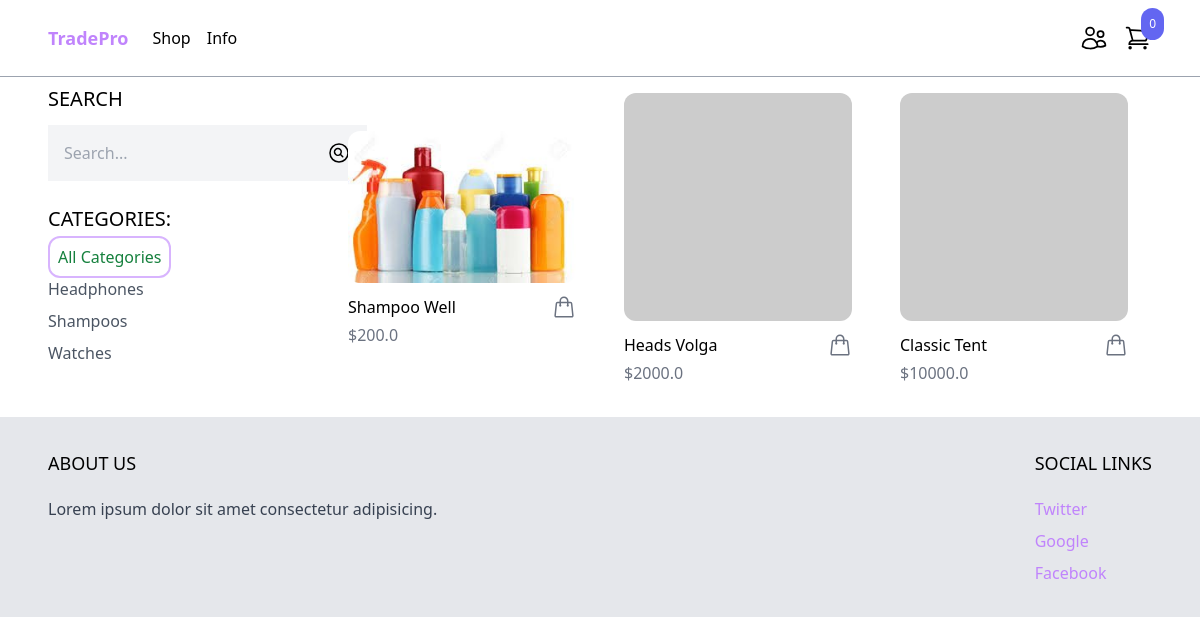
The app's page /shop/ with its own data.
### product/models.py (models this page shows, shortened)
class Category(models.Model):
    name = models.CharField(max_length = 255)
    slug = models.SlugField()
    class Meta:
        ordering = ('name',) # ordered alphabeticly
        verbose_name = 'Category'
        verbose_name_plural = 'Categories'

class Product(models.Model):
    category = models.ForeignKey(Category, related_name='products',
                                 on_delete = models.CASCADE)
    name = models.CharField(max_length=255)
    slug = models.SlugField()
    description = models.TextField(blank=True, null=True)
    price = models.IntegerField()
    created_at = models.DateTimeField(auto_now_add=True)
    image = models.ImageField(upload_to = 'uploads/', blank = True, null=True)
    thumbnail = models.ImageField(upload_to = 'uploads/', blank = True, null=True)
    class Meta:
        ordering = ('-created_at',) # ordered descending order
    def get_display_price(self):
        return self.price/100
    def get_thumbnail(self):
        if self.thumbnail:
            return self.thumbnail.url
        else:
            if self.image:
                self.thumbnail = self.make_thumbnail(self.image)
                self.save()
                return self.thumbnail.url
            else:
                return 'http://via.placeholder.com/240x240'

### core/views.py (the view)
# urls.py: path('shop/', shop, name='shop'),
def shop(request):
    categories = Category.objects.all()
    products = Product.objects.all()
    active_category = request.GET.get('category','')
    if active_category:
        products = products.filter(category__slug = active_category)
    query = request.GET.get('query','')
    if query:
        products = products.filter(Q(name__icontains=query)
                                   |Q(description__icontains=query))
    context = {
        'products':products,
        'categories':categories,
        'active_category':active_category
    }
    return render(request,'core/shop.html',
                  context)

### cart/cart.py (called while the page is built)
    def __len__(self):
        return sum(item['quantity'] for item in self.cart.values())

### cart/context_processors.py (called while the page is built)
def cart(request):
    return {'cart':Cart(request)}

### core/templates/core/shop.html (shortened to what this page needs)
{% extends 'core/base.html'%}
{% block content%}
<div class="max-w-6xl mx-auto flex flex-wrap items-start py-2 px-6 xl:px-0">
  <div class="filters w-full lg:w-1/4">
    <h3 class="mb-3 text-xl uppercase">Search</h3>
    <form method="get" action=".">
      <div class="flex">
        <input
          name="query"
          type="text"
          class="p-4 bg-gray-100 border-0"
          placeholder="Search..."
        />
        <button class="p-4 bg-gray-100 border-0">
          <svg
            xmlns="http://www.w3.org/2000/svg"
            fill="none"
            viewBox="0 0 24 24"
            stroke-width="1.5"
            stroke="currentColor"
            class="w-6 h-6"
          >
            <path
              stroke-linecap="round"
              stroke-linejoin="round"
              d="m15.75 15.75-2.489-2.489m0 0a3.375 3.375 0 1 0-4.773-4.773 3.375 3.375 0 0 0 4.774 4.774ZM21 12a9 9 0 1 1-18 0 9 9 0 0 1 18 0Z"
            />
          </svg>
        </button>
      </div>
    </form>
    <h3 class="mt-6 mb-3 text-xl uppercase">Categories:</h3>
    <ul class="space-y-2">
      <li>
        <a
          href="{% url 'shop'%}"
          class="px-2 py-2 text-green-700 border-2 border-purple-300 rounded-xl"
          >All Categories</a
        >
      </li>
      {% for category in categories %}
      <li>
        <a
          href="{% url 'shop'%}?category={{category.slug}}"
          class="{% if category.slug == active_category%} text-green-600 {% else %}text-gray-600 hover:text-green-600{% endif %}"
          >{{category.name}}</a
        >
      </li>
      {% endfor %}
    </ul>
  </div>
  <div class="products w-full lg:w-3/4 -mt-4 flex items-center flex-wrap">
    {% for product in products %}
    {% include 'product/partials/product_list_item.html' %}
    {% endfor %}
  </div>
</div>
{% endblock %}

### core/templates/core/base.html (shortened to what this page needs)
<!DOCTYPE html>
<html lang="en">
  <head>
    <script src="https://cdn.tailwindcss.com"></script>
  </head>
  <body>
    <nav class="border-b border-gray-400">
      <div
        class="max-w-6xl mx-auto py-2 px-6 xl:px-0 flex items-center justify-between"
      >
        <div class="menu-left flex items-center space-x-6">
          <a href="/" class="py-4 text-lg text-purple-400 font-semibold"
            >TradePro</a
          >
          <ul class="flex items-center space-x-4">
            <li><a href="{% url 'shop' %}">Shop</a></li>
            <li><a href="#">Info</a></li>
          </ul>
        </div>
        <div class="menu-rght flex items-center space-x-4">
          <a href="#"
            >
          </a>
          {% include 'cart/menu_cart.html' %}
        </div>
      </div>
    </nav>
    <main>
      {% block content%}{% endblock%}
    </main>
    <footer class="bg-gray-200">
      <div class="max-w-6xl mx-auto py-8 px-6 xl:px-0 md:flex justify-between">
        <div class="footer-left mb-12 md:mb-0">
          <h3 class="mb-5 uppercase text-lg">About us</h3>
          <p class="text-gray-700">
            Lorem ipsum dolor sit amet consectetur adipisicing.
          </p>
        </div>
        <div class="footer-right">
          <h2 class="mb-5 uppercase text-lg">Social links</h2>
          <ul class="space-y-2">
            <li>
              <a href="#" class="text-purple-400 hover:text-purple-500"
                >Twitter</a
              >
            </li>
            <li>
              <a href="#" class="text-purple-400 hover:text-purple-500"
                >Google</a
              >
            </li>
            <li>
              <a href="#" class="text-purple-400 hover:text-purple-500"
                >Facebook</a
              >
            </li>
          </ul>
        </div>
      </div>
    </footer>
  </body>
</html>

### cart/templates/cart/menu_cart.html (shortened to what this page needs)
<a href="#" id="menu-cart-button" class="relative"
  >
  <span
    class="p-2 absolute -top-4 -right-3 bg-indigo-500 text-white text-xs rounded-full"
    >{{cart|length}}
  </span>
</a>

### product/templates/product/partials/product_list_item.html (shortened to what this page needs)
<div class="w-full md:w-1/3 xl:w-1/4 p-6">
  <a href="{% url 'product' product.slug %}">
    <img
      class="rounded-xl hover:shadow-lg"
      src="{{product.get_thumbnail}}"
      alt=""
    />
  </a>
  <div class="pt-3 flex items-center justify-between">
    <a href="{% url 'product' product.slug %}">{{product.name}}</a>
    <a
      href="{% url 'product' product.slug %}"
      class="text-gray-500 hover:text-green-700"
      >
    </a>
  </div>
  <p class="pt-1 text-gray-500">${{product.get_display_price}}</p>
</div>

### records on screen
Category: name "Headphones"
Category: name "Shampoos"
Category: name "Watches"
Product: get_thumbnail (picture), name "Shampoo Well", get_display_price "200.0"
Product: name "Heads Volga", get_display_price "2000.0"
Product: name "Classic Tent", get_display_price "10000.0"

### other values on screen
{{ cart|length }} "0"
